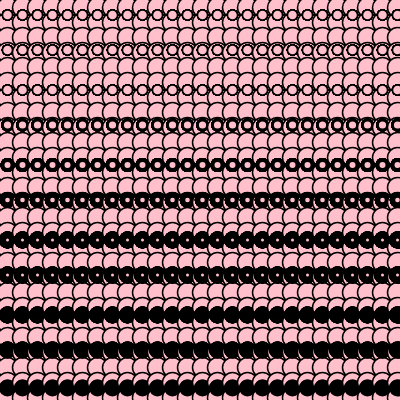
Frame 1 (no input)
Frame 60 (no input): identical to frame 1, image omitted
Frame 120 (the mouse pressed at the canvas centre since frame 60): identical to frame 1, image omitted

The p5.js sketch that drew this single still picture (run headless with seeded random() and noise() and a simulated clock; from frame 60 on, the mouse is pressed at the canvas centre):

// p5.js sketch
// ── sketch.js
xRad = 15;
yRad = 15;

function setup() {
  createCanvas(400, 400);
}

function draw()  {
  background(220);
  
  for(var x=xRad/2; x < width; x+=xRad){
    for(var y=yRad/2; y < height; y+=yRad){
      fill("pink");
      ellipse(x, y, xRad, yRad);
      
      strokeWeight(1.5)
      ellipse(x, 15, 10, 10);
      ellipse(x, y, 20, 20);
      ellipse(x, 50, 10, 10);
      ellipse(x, 90, 10, 10);strokeWeight(2.8);
      ellipse(x, 125, 10, 10);strokeWeight(4);
      ellipse(x, 165, 10, 10);strokeWeight(5.4);
      ellipse(x, 200, 10, 10);strokeWeight(7);
      ellipse(x, 240, 10, 10);
      ellipse(x, 275, 10, 10);fill("black");
      ellipse(x, 315, 10, 10);
      ellipse(x, 350, 10, 10);fill("black");
      ellipse(x, 388, 10, 10);
      fill("black");
      strokeWeight(1)
    
      fill("blue");
    }
  }

  //for (var x2 = 0; x2 < width+25; x2+=xRad){
    //fill("blue");
    //ellipse(x2, xRad/2, xRad, yRad);
  //}
  
}
